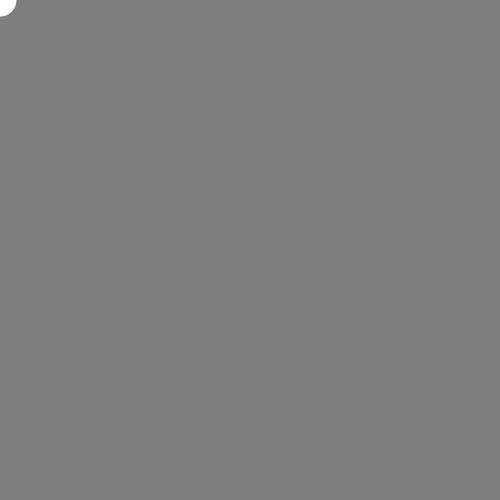
Frame 1 (no input)
Frame 60 (no input): identical to frame 1, image omitted
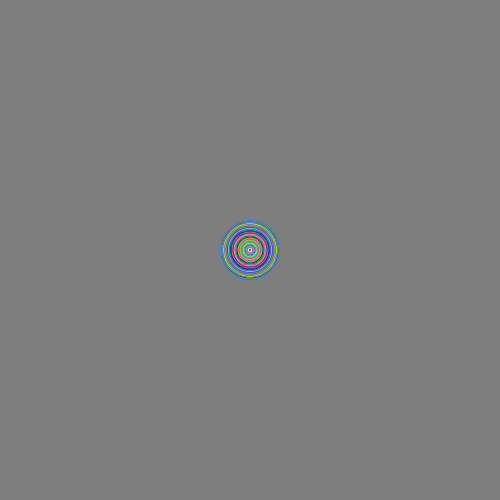
Frame 120 (the mouse pressed at the canvas centre since frame 60)

The p5.js sketch that drew these frames (run headless with seeded random() and noise() and a simulated clock; from frame 60 on, the mouse is pressed at the canvas centre):

// p5.js sketch
// ── sketch.js
  let x=[]
  let y=[]
  let seedX =[]
  let seedY = []
//  let filler =[]
  let fill_r =[]
  let fill_g = []
  let fill_b = []

function setup() {
  createCanvas(500, 500);
  noStroke();
}

function draw() {
  background(126);
  ellipse(mouseX, mouseY, 33, 33);

  if (mouseIsPressed == true) {
    seedX.push(mouseX)
    seedY.push(mouseY)
    x.push(0)
    y.push(0)
//    filler.push(random(256)); 
    fill_r.push(random(256))
    fill_g.push(random(256))
    fill_b.push(random(256))
  }
//  console.log({seedX, seedY, x, y })
  if (seedX.length){
    for (let i=0; i<seedX.length; i++){ 
    x[i]+=1
    y[i]+=1
    ellipse(seedX[i], seedY[i], x[i], y[i] )
//    fill(filler[i])
      fill(fill_r[i], fill_g[i], fill_b[i])

    }

  }
}
